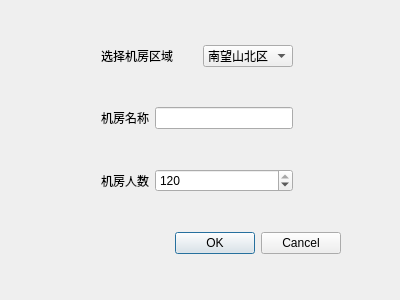
<?xml version="1.0" encoding="UTF-8"?>
<ui version="4.0">
 <class>roomDialog</class>
 <widget class="QDialog" name="roomDialog">
  <property name="geometry">
   <rect>
    <x>0</x>
    <y>0</y>
    <width>400</width>
    <height>300</height>
   </rect>
  </property>
  <property name="windowTitle">
   <string>Dialog</string>
  </property>
  <layout class="QGridLayout" name="gridLayout" columnstretch="2,0,1,1,1,1">
   <item row="0" column="0">
    <spacer name="horizontalSpacer_2">
     <property name="orientation">
      <enum>Qt::Orientation::Horizontal</enum>
     </property>
     <property name="sizeHint" stdset="0">
      <size>
       <width>83</width>
       <height>20</height>
      </size>
     </property>
    </spacer>
   </item>
   <item row="0" column="1" colspan="2">
    <widget class="QLabel" name="label">
     <property name="text">
      <string>选择机房区域</string>
     </property>
    </widget>
   </item>
   <item row="0" column="3">
    <widget class="QComboBox" name="comboBox">
     <property name="currentText">
      <string>南望山北区</string>
     </property>
     <property name="currentIndex">
      <number>0</number>
     </property>
     <item>
      <property name="text">
       <string>南望山北区</string>
      </property>
     </item>
     <item>
      <property name="text">
       <string>未来城</string>
      </property>
     </item>
     <item>
      <property name="text">
       <string>南望山西区</string>
      </property>
     </item>
    </widget>
   </item>
   <item row="0" column="4" colspan="2">
    <spacer name="horizontalSpacer_3">
     <property name="orientation">
      <enum>Qt::Orientation::Horizontal</enum>
     </property>
     <property name="sizeHint" stdset="0">
      <size>
       <width>89</width>
       <height>20</height>
      </size>
     </property>
    </spacer>
   </item>
   <item row="1" column="0">
    <spacer name="horizontalSpacer_4">
     <property name="orientation">
      <enum>Qt::Orientation::Horizontal</enum>
     </property>
     <property name="sizeHint" stdset="0">
      <size>
       <width>83</width>
       <height>20</height>
      </size>
     </property>
    </spacer>
   </item>
   <item row="1" column="1">
    <widget class="QLabel" name="label_2">
     <property name="text">
      <string>机房名称</string>
     </property>
     <property name="buddy">
      <cstring>lineEdit_RoomName</cstring>
     </property>
    </widget>
   </item>
   <item row="1" column="2" colspan="2">
    <widget class="QLineEdit" name="lineEdit_RoomName"/>
   </item>
   <item row="1" column="4" colspan="2">
    <spacer name="horizontalSpacer_6">
     <property name="orientation">
      <enum>Qt::Orientation::Horizontal</enum>
     </property>
     <property name="sizeHint" stdset="0">
      <size>
       <width>89</width>
       <height>20</height>
      </size>
     </property>
    </spacer>
   </item>
   <item row="2" column="0">
    <spacer name="horizontalSpacer_5">
     <property name="orientation">
      <enum>Qt::Orientation::Horizontal</enum>
     </property>
     <property name="sizeHint" stdset="0">
      <size>
       <width>83</width>
       <height>20</height>
      </size>
     </property>
    </spacer>
   </item>
   <item row="2" column="1">
    <widget class="QLabel" name="label_3">
     <property name="text">
      <string>机房人数</string>
     </property>
    </widget>
   </item>
   <item row="2" column="4" colspan="2">
    <spacer name="horizontalSpacer_7">
     <property name="orientation">
      <enum>Qt::Orientation::Horizontal</enum>
     </property>
     <property name="sizeHint" stdset="0">
      <size>
       <width>89</width>
       <height>20</height>
      </size>
     </property>
    </spacer>
   </item>
   <item row="3" column="0" colspan="2">
    <spacer name="horizontalSpacer">
     <property name="orientation">
      <enum>Qt::Orientation::Horizontal</enum>
     </property>
     <property name="sizeHint" stdset="0">
      <size>
       <width>137</width>
       <height>20</height>
      </size>
     </property>
    </spacer>
   </item>
   <item row="3" column="2" colspan="3">
    <widget class="QDialogButtonBox" name="buttonBox">
     <property name="orientation">
      <enum>Qt::Orientation::Horizontal</enum>
     </property>
     <property name="standardButtons">
      <set>QDialogButtonBox::StandardButton::Cancel|QDialogButtonBox::StandardButton::Ok</set>
     </property>
    </widget>
   </item>
   <item row="3" column="5">
    <spacer name="horizontalSpacer_8">
     <property name="orientation">
      <enum>Qt::Orientation::Horizontal</enum>
     </property>
     <property name="sizeHint" stdset="0">
      <size>
       <width>40</width>
       <height>20</height>
      </size>
     </property>
    </spacer>
   </item>
   <item row="2" column="2" colspan="2">
    <widget class="QSpinBox" name="spinBox">
     <property name="minimum">
      <number>30</number>
     </property>
     <property name="maximum">
      <number>120</number>
     </property>
     <property name="value">
      <number>120</number>
     </property>
    </widget>
   </item>
  </layout>
 </widget>
 <resources/>
 <connections>
  <connection>
   <sender>buttonBox</sender>
   <signal>accepted()</signal>
   <receiver>roomDialog</receiver>
   <slot>accept()</slot>
   <hints>
    <hint type="sourcelabel">
     <x>248</x>
     <y>254</y>
    </hint>
    <hint type="destinationlabel">
     <x>157</x>
     <y>274</y>
    </hint>
   </hints>
  </connection>
  <connection>
   <sender>buttonBox</sender>
   <signal>rejected()</signal>
   <receiver>roomDialog</receiver>
   <slot>reject()</slot>
   <hints>
    <hint type="sourcelabel">
     <x>316</x>
     <y>260</y>
    </hint>
    <hint type="destinationlabel">
     <x>286</x>
     <y>274</y>
    </hint>
   </hints>
  </connection>
 </connections>
</ui>
